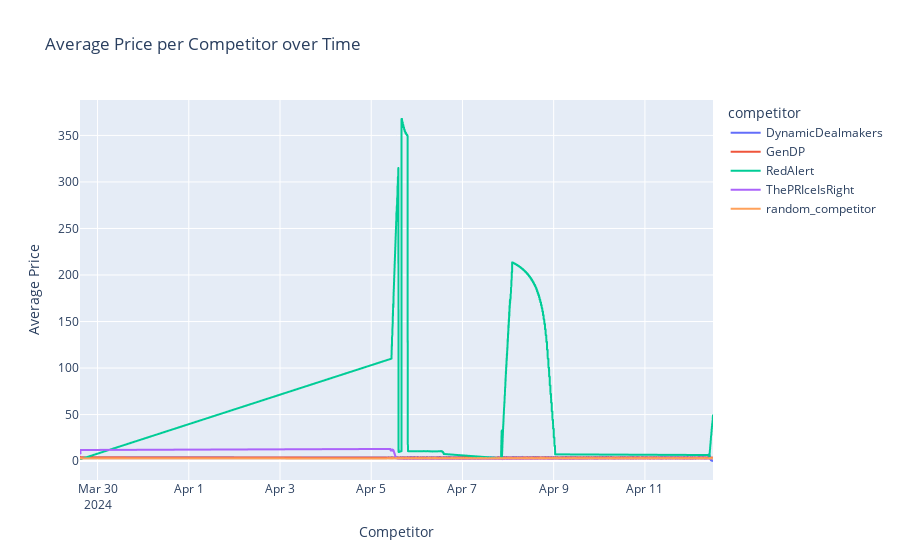

Source (notebook cell):
### Markdown cell above
## Competitor Prices

### Code cell
import plotly.express as px
# Group by 'competitor' and calculate average price
average_prices = competitor_data.sort_values('execution_time').groupby(['execution_time', 'competitor']).agg({'price': 'mean'}).reset_index()

# Plot using Plotly
fig = px.line(average_prices, x='execution_time', y='price', color='competitor', title='Average Price per Competitor over Time')
fig.update_xaxes(title='Competitor')
fig.update_yaxes(title='Average Price')
fig.show()

### Figure 1 — Plotly figure (JSON) as saved in the notebook; plotly's stock layout.template omitted (floating-point values rounded to 4 significant figures; data arrays with more than 128 entries replaced by an {"elided": "..."} marker saying what was removed)
{"data": [{"hovertemplate": "competitor=DynamicDealmakers<br>execution_time=%{x}<br>price=%{y}<extra></extra>", "legendgroup": "DynamicDealmakers", "line": {"color": "#636efa", "dash": "solid"}, "marker": {"symbol": "circle"}, "mode": "lines", "name": "DynamicDealmakers", "showlegend": true, "type": "scattergl", "x": {"elided": "3361 str values"}, "xaxis": "x", "y": {"elided": "3361 float values"}, "yaxis": "y"}, {"hovertemplate": "competitor=GenDP<br>execution_time=%{x}<br>price=%{y}<extra></extra>", "legendgroup": "GenDP", "line": {"color": "#EF553B", "dash": "solid"}, "marker": {"symbol": "circle"}, "mode": "lines", "name": "GenDP", "showlegend": true, "type": "scattergl", "x": {"elided": "2316 str values"}, "xaxis": "x", "y": {"elided": "2316 float values"}, "yaxis": "y"}, {"hovertemplate": "competitor=RedAlert<br>execution_time=%{x}<br>price=%{y}<extra></extra>", "legendgroup": "RedAlert", "line": {"color": "#00cc96", "dash": "solid"}, "marker": {"symbol": "circle"}, "mode": "lines", "name": "RedAlert", "showlegend": true, "type": "scattergl", "x": {"elided": "1142 str values"}, "xaxis": "x", "y": {"elided": "1142 float values"}, "yaxis": "y"}, {"hovertemplate": "competitor=ThePRIceIsRight<br>execution_time=%{x}<br>price=%{y}<extra></extra>", "legendgroup": "ThePRIceIsRight", "line": {"color": "#ab63fa", "dash": "solid"}, "marker": {"symbol": "circle"}, "mode": "lines", "name": "ThePRIceIsRight", "showlegend": true, "type": "scattergl", "x": {"elided": "3361 str values"}, "xaxis": "x", "y": {"elided": "3361 float values"}, "yaxis": "y"}, {"hovertemplate": "competitor=random_competitor<br>execution_time=%{x}<br>price=%{y}<extra></extra>", "legendgroup": "random_competitor", "line": {"color": "#FFA15A", "dash": "solid"}, "marker": {"symbol": "circle"}, "mode": "lines", "name": "random_competitor", "showlegend": true, "type": "scattergl", "x": {"elided": "3360 str values"}, "xaxis": "x", "y": {"elided": "3360 float values"}, "yaxis": "y"}], "layout": {"legend": {"title": {"text": "competitor"}, "tracegroupgap": 0}, "title": {"text": "Average Price per Competitor over Time"}, "xaxis": {"anchor": "y", "domain": [0, 1], "title": {"text": "Competitor"}}, "yaxis": {"anchor": "x", "domain": [0, 1], "title": {"text": "Average Price"}}}}
